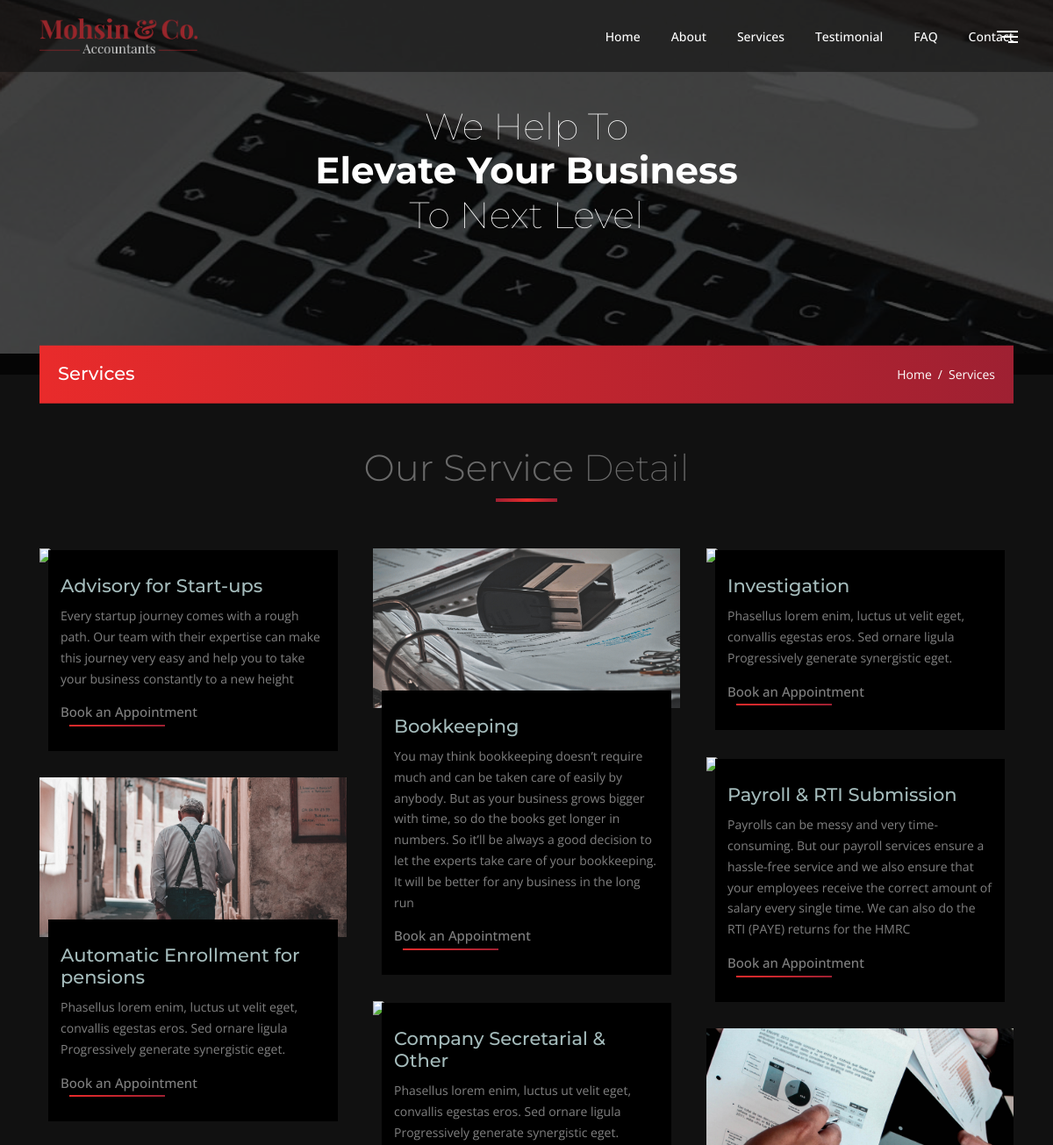
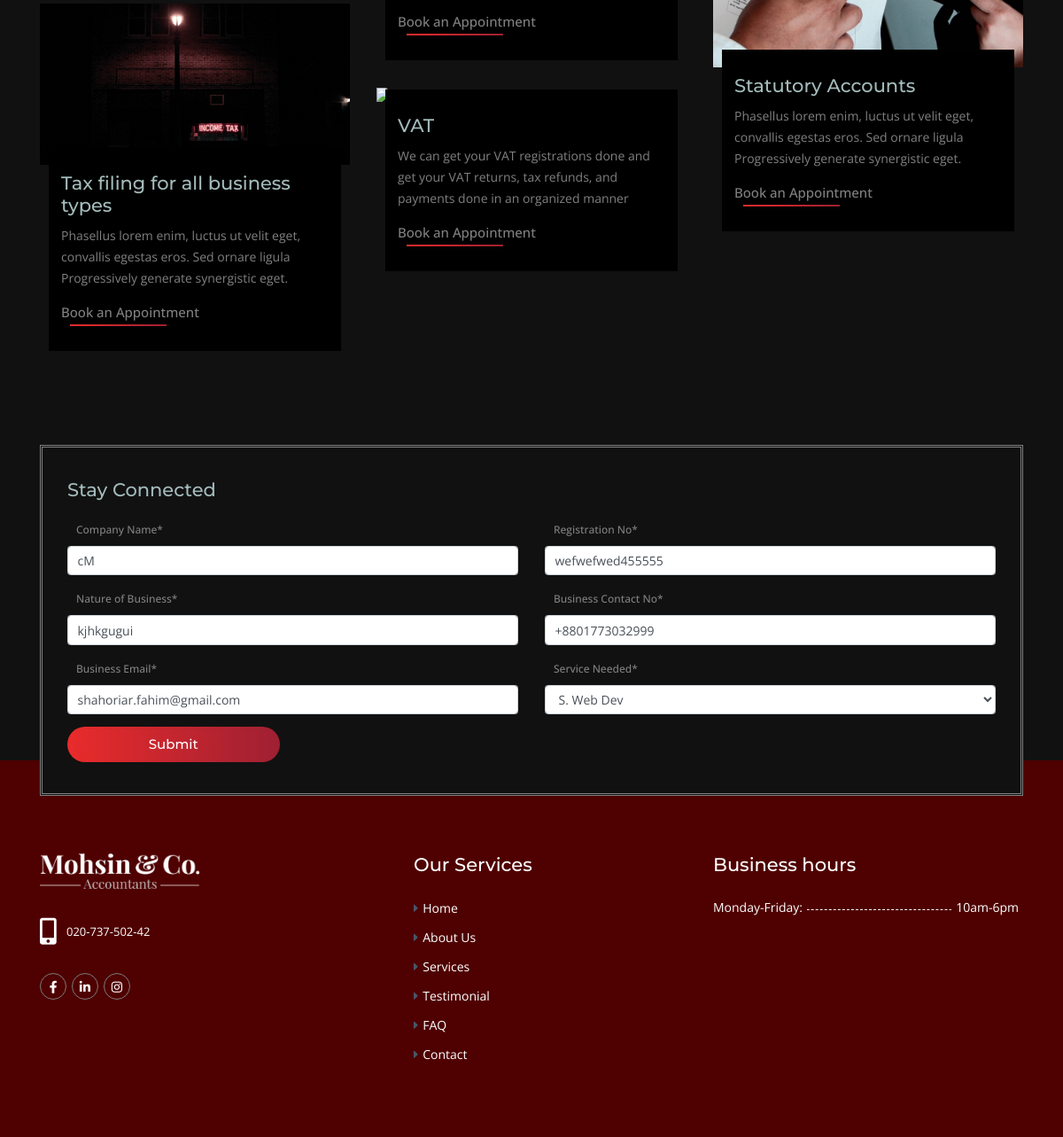
The app's page /16/ with its own data (2 pictures, top to bottom).
### employee_register/models.py (models this page shows, shortened)
class Employee(models.Model):
    fullname = models.CharField(max_length=100, null=True)
    emp_code = models.CharField(max_length=50, null=True)
    nature = models.CharField(max_length=100, null=True)
    mobile= models.CharField(max_length=15, null=True)
    email= models.CharField(max_length=40, null=True)
    date_created = models.DateTimeField(auto_now_add=True, null=True)
    position= models.ForeignKey(Position,on_delete=models.CASCADE)

### employee_register/views.py (the view, shortened to what this page needs)
# urls.py: path('<int:id>/', views.employee_form,name='employee_update'), # get and post req. for update operation
def employee_form(request, id=0):
    if request.method == "GET":
        if id == 0:
            form = EmployeeForm()
        else:
            employee = Employee.objects.get(pk=id)
            form = EmployeeForm(instance=employee)
        return render(request, "employee_register/employee_form.html", {'form': form})

### employee_register/forms.py
class EmployeeForm(forms.ModelForm):
    class Meta:
        model = Employee
        fields = ('fullname', 'emp_code', 'nature', 'mobile', 'email', 'position') #show selected fields
        labels = {                                  #fields name change
            'fullname':'Company Name',
            'emp_code':'Registration No',
            'nature': 'Nature of Business',
            'mobile': 'Business Contact No',
            'email': 'Business Email',
            'position': 'Service Needed',
        }
    def __init__(self, *args, **kwargs):
        super(EmployeeForm,self).__init__(*args, **kwargs)
        self.fields['position'].empty_label = "Select"

### employee_register/models.py (called while the page is built)
    def __str__(self):
        return self.title

### employee_register/templates/employee_register/employee_form.html (shortened to what this page needs)
{% extends "employee_register/services.html" %}
{% load crispy_forms_tags %}
{% block content %}
<form action="" method="post" autocomplete="off">
    <div class="row">
        <div class="col-md-6">
            {{form.fullname|as_crispy_field}}
        </div>
        <div class="col-md-6">
            {{form.emp_code|as_crispy_field}}
        </div>
    </div>
    <div class="row">
        <div class="col-md-6">
            {{form.nature|as_crispy_field}}
        </div>
        <div class="col-md-6">
            {{form.mobile|as_crispy_field}}
        </div>
    </div>
    <div class="row">
        <div class="col-md-6">
            {{form.email|as_crispy_field}}
        </div>
        <div class="col-md-6">
            {{form.position|as_crispy_field}}
        </div>
    </div>
    <div class="row">
            <div class="col-md-3 col-sm-6">
                <button type="submit" class="button gradient-btn w-100" id="submit_btn">
                    Submit</button>
            </div>
    </div>
</form>
{% endblock content %}

### records on screen
Employee: fullname "cM", emp_code "wefwefwed455555", nature "kjhkgugui", mobile "+8801773032999", email "shahoriar.fahim@gmail.com", position "S. Web Dev"
